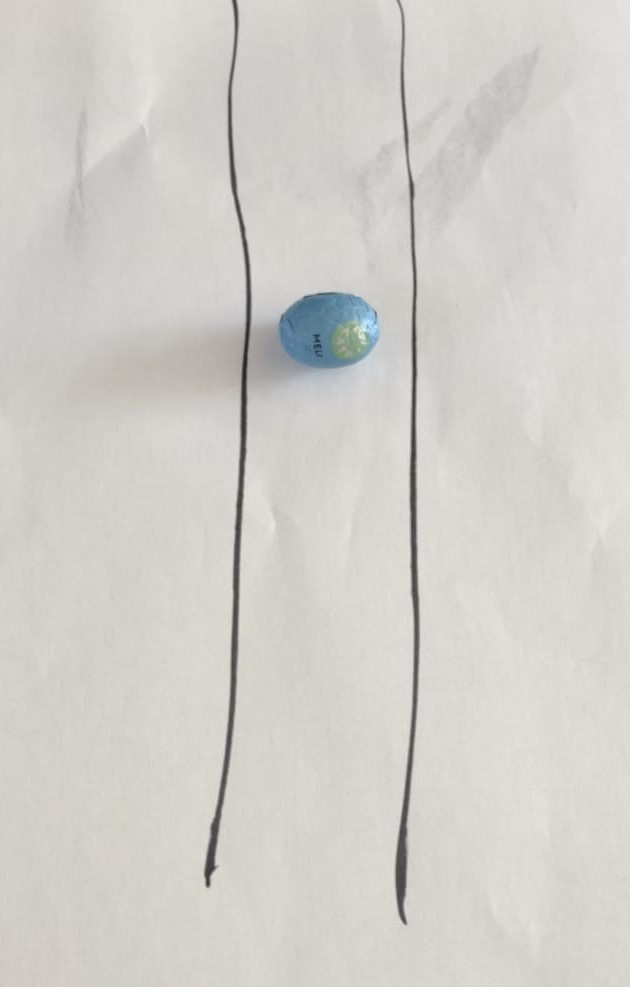
#> input picture Testpictures/BlueEgg.jpeg, 630 x 987 px
$ python -i ImageFunctions.py   (imports and definitions only)
#> lines starting #> are read from the running program, lines starting #| are printed output that depends on the picture; after the words box and inside, x2 and y2 are one past the last pixel; in counts of white or black regions, pixels touching at a corner belong together
#> further down, picture is the input picture: shape (987, 630, 3); mean B, G, R 202.4, 207.3, 209.8
import cv2
import numpy as np

def warpImg(img, points, w, h, pad=20):
    pts1 = np.float32(points)
    pts2 = np.float32([[0, 0], [w, 0], [0, h], [w, h]])

    warpMatrix = cv2.getPerspectiveTransform(pts1, pts2)
    imgWarp = cv2.warpPerspective(img, warpMatrix, (w,h))
    imgWarp = imgWarp[pad:imgWarp.shape[0] - pad, pad:imgWarp.shape[1] - pad]

    return imgWarp

def getEggColour(img, useSliders = False, takepic = 0, pictexEggcolor="None"):
    # Step 1: Convert the image to HLS (Hue, Light, Saturation) colourspace
#> called with useSliders = False, takepic = 0, pictexEggcolor = 'None'
    imgHLS = cv2.cvtColor(img, cv2.COLOR_BGR2HLS)
#> imgHLS: shape (987, 630, 3); mean of channels 0, 1, 2 21.3, 206.2, 22.8

    # Step 2: retrieve upper and lowerbound in HLS colourspace
    if useSliders:
        # Use values taken from the trackbars.
        h_min, h_max, l_min, l_max, s_min, s_max, A_min = printTrackbars(printing=False)
        lower = np.array([h_min, l_min, s_min])
        upper = np.array([h_max, l_max, s_max])
    else:
        # Only use default values
        lower = np.array([0, 58, 113])
        upper = np.array([179, 255, 255])
        A_min = 661

    # Step 3: pull an HSL 'in range' mask
    mask = cv2.inRange(imgHLS, lower, upper)
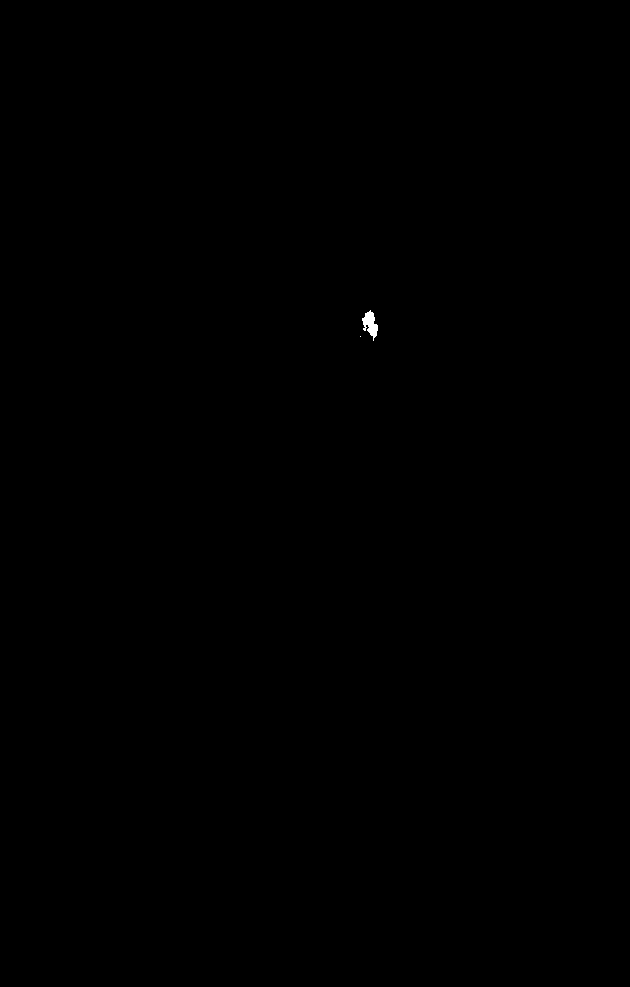
#> mask: shape (987, 630); 0.04% white; 2 white regions (1 under 20 px)

    # Step 4: 'refining' the egg mask, and determining the presence of an egg.
    isEgg, refinedMask = refineMask(mask, minArea=A_min)

    # Bonus step 1: displaying the mask
    if useSliders:
        cv2.imshow("mask", mask)
        cv2.imshow("refined mask", refinedMask)
        cv2.waitKey(1)

        if takepic > 0:
            cv2.imwrite(f"Output/{pictexEggcolor}mask{takepic}.jpg", mask)
            cv2.imwrite(f"Output/{pictexEggcolor}refinedMask{takepic}.png", refinedMask)

    # Step 5: if no egg is present, exit the function.
    if not isEgg:
        return "None", 0

    # Step 6: take the mean of the HLS picture, using the refined mask
    mean = cv2.mean(imgHLS, refinedMask)

    # Step 7: Determine the colour of the egg by comparing distance to hue setpoints
    colourNames = ["yellow", "blue", "red"]
    colourHues = [9, 109, 165]

    closestColourIndex = 0
    for i in range(len(colourHues)):
        if abs(colourHues[i] - mean[0]) < abs(colourHues[closestColourIndex] - mean[0]):
            closestColourIndex = i

    # Bonus step 2: Displaying the pixels taken into account when taking the mean, and showing the results.
    if useSliders:
        maskedegg = cv2.bitwise_and(img, img, mask=refinedMask)
        outputTxt = []

        outputTxt.append("Mean Hue = " + str(int(mean[0])))
        outputTxt.append("Mean Light = " + str(int(mean[1])))
        outputTxt.append("Mean Sat = " + str(int(mean[2])))
        outputTxt.append("Colour is " + colourNames[closestColourIndex])

        for i, txt in enumerate(outputTxt):
            cv2.putText(maskedegg, txt, (10, 20 + 20*i), cv2.FONT_HERSHEY_SIMPLEX, 0.5, (255, 100, 100), 2)

        cv2.imshow("masked egg", maskedegg)
        cv2.waitKey(1)

        if takepic > 0:
            cv2.imwrite(f"Output/{pictexEggcolor}maskedEgg{takepic}.png", maskedegg)

    return colourNames[closestColourIndex], int(mean[0])

def refineMask(mask, minArea=1000):
    # Step 1: Finding all contours in image
#> called with minArea = 661
    contours, hierarchy = cv2.findContours(mask, cv2.RETR_EXTERNAL, cv2.CHAIN_APPROX_SIMPLE)
#> contours = 2 contours, 1 with area under 20; largest, box (x1, y1, x2, y2) and area: (362, 310, 378, 341) 220

    # Step 2: filtering the contours by minimum area size
    finalContours = []
    for contour in contours:
        area = cv2.contourArea(contour)
        if area > minArea:
            peri = cv2.arcLength(contour, True)
            # approx = cv2.approxPolyDP(contour, 0.01 * peri, True)
            finalContours.append([area, contour])
#> this loop made 2 passes
#> area on pass 2: 220
#> after the loop, finalContours = []

    # Step 3: sorting the contours by area size, so the biggest one
    # (presumably the egg) is the first element
    finalContours = sorted(finalContours, key=lambda x: x[0], reverse=True)

    # Step 4: if no egg is present, exit the function
    if len(finalContours) == 0:
        # No egg in the picture
        return False, mask

    # Step 5: making a new mask out of the contour approximation
    h, w = mask.shape[:2]
    maskNew = np.zeros((h, w), np.uint8)
    maskNew = cv2.fillPoly(maskNew, [finalContours[0][1]], 255)

    # [8 lines of commented-out code are left out]
    trueMask = cv2.erode(maskNew, np.ones([3,3], dtype=np.uint8), iterations=4)

    return True, trueMask


def showTrackbars():
    def printTrackbars(printing=False):
        h_min = cv2.getTrackbarPos("Hue Min", "Trackbars")
        h_max = cv2.getTrackbarPos("Hue Max", "Trackbars")
        l_min = cv2.getTrackbarPos("Lit Min", "Trackbars")
        l_max = cv2.getTrackbarPos("Lit Max", "Trackbars")
        s_min = cv2.getTrackbarPos("Sat Min", "Trackbars")
        s_max = cv2.getTrackbarPos("Sat Max", "Trackbars")
        A_min = cv2.getTrackbarPos("Area Min", "Trackbars")


        if printing: print(h_min, h_max, l_min, l_max, s_min, s_max, A_min)

        return h_min, h_max, l_min, l_max, s_min, s_max, A_min

    cv2.namedWindow("Trackbars")
    cv2.resizeWindow("Trackbars", 640, 240)
    cv2.createTrackbar("Hue Min", "Trackbars", 0, 360, printTrackbars)
    cv2.createTrackbar("Hue Max", "Trackbars", 360, 360, printTrackbars)
    cv2.createTrackbar("Lit Min", "Trackbars", 41, 255, printTrackbars)
    cv2.createTrackbar("Lit Max", "Trackbars", 171, 255, printTrackbars)
    cv2.createTrackbar("Sat Min", "Trackbars", 31, 255, printTrackbars)
    cv2.createTrackbar("Sat Max", "Trackbars", 255, 255, printTrackbars)
    cv2.createTrackbar("Area Min", "Trackbars", 661, 2000, printTrackbars)

    return printTrackbars

printTrackbars = showTrackbars()

>>> import cv2
>>> picture = cv2.imread('Testpictures/BlueEgg.jpeg')
>>> result = getEggColour(picture)
#> in getEggColour, `isEgg, refinedMask = refineMask(mask, minArea=A_min)`: isEgg = False
#> result = ('None', 0)
